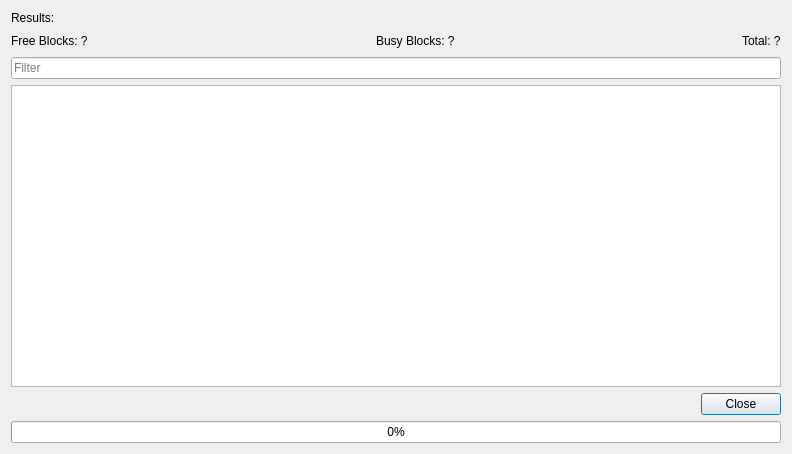
<?xml version="1.0" encoding="UTF-8"?>
<ui version="4.0">
 <author>Evan Teran</author>
 <class>HeapAnalyzerPlugin::DialogHeap</class>
 <widget class="QDialog" name="HeapAnalyzerPlugin::DialogHeap">
  <property name="geometry">
   <rect>
    <x>0</x>
    <y>0</y>
    <width>792</width>
    <height>454</height>
   </rect>
  </property>
  <property name="windowTitle">
   <string>Heap Analyzer</string>
  </property>
  <layout class="QVBoxLayout" name="verticalLayout">
   <item>
    <widget class="QLabel" name="label_2">
     <property name="text">
      <string>Results:</string>
     </property>
    </widget>
   </item>
   <item>
    <layout class="QHBoxLayout" name="horizontalLayout">
     <item>
      <widget class="QLabel" name="labelFree">
       <property name="text">
        <string>Free Blocks: ?</string>
       </property>
      </widget>
     </item>
     <item>
      <spacer name="horizontalSpacer">
       <property name="orientation">
        <enum>Qt::Horizontal</enum>
       </property>
       <property name="sizeHint" stdset="0">
        <size>
         <width>40</width>
         <height>20</height>
        </size>
       </property>
      </spacer>
     </item>
     <item>
      <widget class="QLabel" name="labelBusy">
       <property name="text">
        <string>Busy Blocks: ?</string>
       </property>
      </widget>
     </item>
     <item>
      <spacer name="horizontalSpacer_2">
       <property name="orientation">
        <enum>Qt::Horizontal</enum>
       </property>
       <property name="sizeHint" stdset="0">
        <size>
         <width>40</width>
         <height>20</height>
        </size>
       </property>
      </spacer>
     </item>
     <item>
      <widget class="QLabel" name="labelTotal">
       <property name="text">
        <string>Total: ?</string>
       </property>
      </widget>
     </item>
    </layout>
   </item>
   <item>
    <widget class="QLineEdit" name="lineEdit">
     <property name="placeholderText">
      <string>Filter</string>
     </property>
     <property name="clearButtonEnabled">
      <bool>true</bool>
     </property>
    </widget>
   </item>
   <item>
    <widget class="QTableView" name="tableView">
     <property name="font">
      <font>
       <family>Monospace</family>
      </font>
     </property>
     <property name="editTriggers">
      <set>QAbstractItemView::NoEditTriggers</set>
     </property>
     <property name="alternatingRowColors">
      <bool>true</bool>
     </property>
     <property name="selectionMode">
      <enum>QAbstractItemView::ContiguousSelection</enum>
     </property>
     <property name="selectionBehavior">
      <enum>QAbstractItemView::SelectRows</enum>
     </property>
     <property name="wordWrap">
      <bool>false</bool>
     </property>
     <attribute name="horizontalHeaderStretchLastSection">
      <bool>true</bool>
     </attribute>
    </widget>
   </item>
   <item>
    <widget class="QDialogButtonBox" name="buttonBox">
     <property name="standardButtons">
      <set>QDialogButtonBox::Close</set>
     </property>
    </widget>
   </item>
   <item>
    <widget class="QProgressBar" name="progressBar">
     <property name="value">
      <number>0</number>
     </property>
     <property name="orientation">
      <enum>Qt::Horizontal</enum>
     </property>
    </widget>
   </item>
  </layout>
 </widget>
 <tabstops>
  <tabstop>tableView</tabstop>
 </tabstops>
 <resources/>
 <connections>
  <connection>
   <sender>buttonBox</sender>
   <signal>accepted()</signal>
   <receiver>HeapAnalyzerPlugin::DialogHeap</receiver>
   <slot>accept()</slot>
   <hints>
    <hint type="sourcelabel">
     <x>723</x>
     <y>356</y>
    </hint>
    <hint type="destinationlabel">
     <x>668</x>
     <y>339</y>
    </hint>
   </hints>
  </connection>
  <connection>
   <sender>buttonBox</sender>
   <signal>rejected()</signal>
   <receiver>HeapAnalyzerPlugin::DialogHeap</receiver>
   <slot>reject()</slot>
   <hints>
    <hint type="sourcelabel">
     <x>758</x>
     <y>355</y>
    </hint>
    <hint type="destinationlabel">
     <x>353</x>
     <y>339</y>
    </hint>
   </hints>
  </connection>
 </connections>
</ui>
